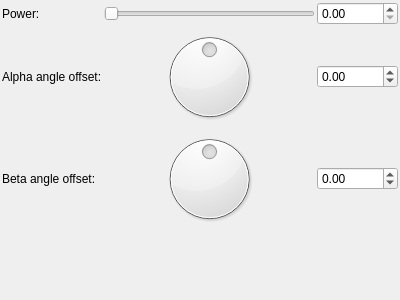
<?xml version="1.0" encoding="UTF-8"?>
<ui version="4.0">
 <class>Form</class>
 <widget class="QWidget" name="Form">
  <property name="geometry">
   <rect>
    <x>0</x>
    <y>0</y>
    <width>400</width>
    <height>300</height>
   </rect>
  </property>
  <property name="windowTitle">
   <string>Form</string>
  </property>
  <layout class="QVBoxLayout" name="verticalLayout">
   <property name="spacing">
    <number>2</number>
   </property>
   <property name="leftMargin">
    <number>2</number>
   </property>
   <property name="topMargin">
    <number>2</number>
   </property>
   <property name="rightMargin">
    <number>2</number>
   </property>
   <property name="bottomMargin">
    <number>2</number>
   </property>
   <item>
    <layout class="QGridLayout" name="gridLayout">
     <property name="spacing">
      <number>2</number>
     </property>
     <item row="2" column="2">
      <widget class="MyDoubleSpinBox" name="spinboxd_beta_angle_offset">
       <property name="prefix">
        <string/>
       </property>
       <property name="suffix">
        <string/>
       </property>
       <property name="decimals">
        <number>2</number>
       </property>
       <property name="minimum">
        <double>-36000.000000000000000</double>
       </property>
       <property name="maximum">
        <double>36000.000000000000000</double>
       </property>
       <property name="singleStep">
        <double>0.100000000000000</double>
       </property>
      </widget>
     </item>
     <item row="1" column="0">
      <widget class="QLabel" name="label_8">
       <property name="text">
        <string>Alpha angle offset:</string>
       </property>
      </widget>
     </item>
     <item row="0" column="2">
      <widget class="MyDoubleSpinBox" name="spinbox_power">
       <property name="prefix">
        <string/>
       </property>
       <property name="suffix">
        <string/>
       </property>
       <property name="decimals">
        <number>2</number>
       </property>
       <property name="minimum">
        <double>0.000000000000000</double>
       </property>
       <property name="maximum">
        <double>1000.000000000000000</double>
       </property>
       <property name="singleStep">
        <double>0.100000000000000</double>
       </property>
      </widget>
     </item>
     <item row="1" column="2">
      <widget class="MyDoubleSpinBox" name="spinboxd_alpha_angle_offset">
       <property name="prefix">
        <string/>
       </property>
       <property name="suffix">
        <string/>
       </property>
       <property name="decimals">
        <number>2</number>
       </property>
       <property name="minimum">
        <double>-36000.000000000000000</double>
       </property>
       <property name="maximum">
        <double>36000.000000000000000</double>
       </property>
       <property name="singleStep">
        <double>0.100000000000000</double>
       </property>
      </widget>
     </item>
     <item row="0" column="1">
      <widget class="QSlider" name="slider_power">
       <property name="maximum">
        <number>2000</number>
       </property>
       <property name="singleStep">
        <number>1</number>
       </property>
       <property name="orientation">
        <enum>Qt::Horizontal</enum>
       </property>
      </widget>
     </item>
     <item row="0" column="0">
      <widget class="QLabel" name="label_7">
       <property name="text">
        <string>Power:</string>
       </property>
      </widget>
     </item>
     <item row="2" column="0">
      <widget class="QLabel" name="label_9">
       <property name="text">
        <string>Beta angle offset:</string>
       </property>
      </widget>
     </item>
     <item row="1" column="1">
      <widget class="QDial" name="dial_alpha_angle_offset">
       <property name="minimum">
        <number>-18000</number>
       </property>
       <property name="maximum">
        <number>18000</number>
       </property>
       <property name="wrapping">
        <bool>true</bool>
       </property>
      </widget>
     </item>
     <item row="2" column="1">
      <widget class="QDial" name="dial_beta_angle_offset">
       <property name="minimum">
        <number>-18000</number>
       </property>
       <property name="maximum">
        <number>18000</number>
       </property>
       <property name="wrapping">
        <bool>true</bool>
       </property>
      </widget>
     </item>
    </layout>
   </item>
   <item>
    <spacer name="verticalSpacer">
     <property name="orientation">
      <enum>Qt::Vertical</enum>
     </property>
     <property name="sizeHint" stdset="0">
      <size>
       <width>20</width>
       <height>40</height>
      </size>
     </property>
    </spacer>
   </item>
  </layout>
 </widget>
 <customwidgets>
  <customwidget>
   <class>MyDoubleSpinBox</class>
   <extends>QDoubleSpinBox</extends>
   <header>mydoublespinbox.h</header>
  </customwidget>
 </customwidgets>
 <resources/>
 <connections/>
</ui>
